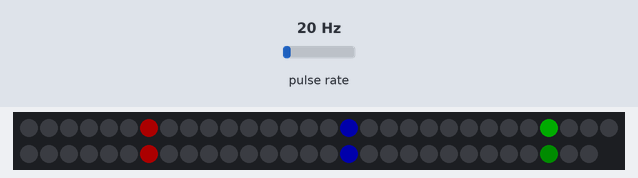
A sketch run on a simulated Arduino Uno, built with avr-gcc and run on an emulated ATmega328P. On the bench: 59 RGB LEDs in strip order, left to right, continuing on the next row. Wiring (inferred from the names in the program): pulse sensor: data pin 2. Inputs (shaded band) come from the test bench; at power-on: pulse rate 20 Hz. Dim RGB values are drawn brighter than linear; what the sketch prints to the serial monitor is not drawn.

Above: at 1.3 s.
1.4 s: pulse rate (sensor on pin 2) set to 4 Hz
At 1.98 s:
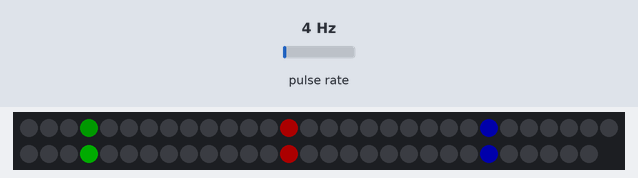
3.3 s: pulse rate (sensor on pin 2) set to 50 Hz
At 5.94 s:
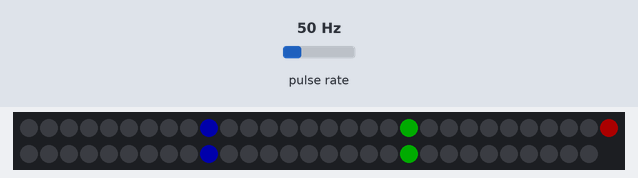
6.3 s: pulse rate (sensor on pin 2) set to 100 Hz
At 6.55 s:
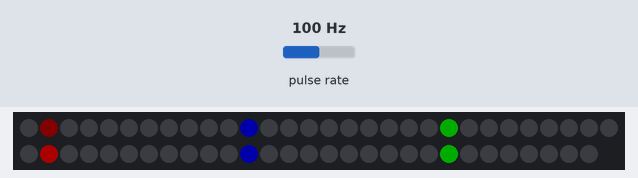
Timing chart, 0 to 9.3 s (numbered marks = the images above; inputs shaded):
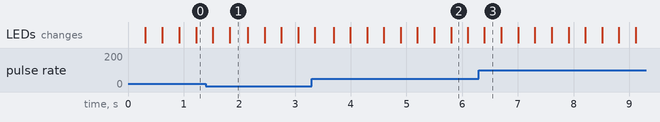

The sketch:

LED_Board.ino
```cpp
/*
 * Program Name: LED_Board
 * Written by: Andrew Froning
 * Date Began: 2/8/22
 *
 * Purpose: This program is used to control a strip (or strips in parallel) of WS2812 addressable LEDs.
 *    -Tachometer - used to measured wheel rotation speed (skateboard speed)
 *    -Function to Take any number of colors and light them on LEDs going down board at same speed as board is moving.
 *
 * Specifications:
 *    -Wheel Diameter (where magnet lies) = 5.1cm    --->   Wheel Circumference = C = 16.0cm = 0.16m
 *    -Distance between each LED = d_LED = (1m / 60 LEDs) = 0.01667m
 *    -Ratio of d_LED to C = 0.01667m / 0.16m = 0.104
 *    -Therefore, time between two consecutive LEDs lighting up = t_LED = 0.104 * t_period
 *
 * Common Errors While Running Program:
 *    -avrdude: ser_open(): can't open device "/dev/cu.usbmodem11101": No such file or directory
 *        -Go to Tools -> Board: Select Board
 *                     -> Processor: Select Processor
 *                     -> Port: Select Port
 *    -avrdude: stk500_getsync(): not in sync: resp=0x00
 *        -Restart Arduino IDE
 *
 *
 * Future Plans:
 *    -Determine direction of movement
 *    -Alternative Bluetooth Option allowing RGB value commands
 *    -PONG Game
 */


////////////////////////////////////////////////////////////////////
//DO NOT MODIF ANY OF THE FOLLOWING
////////////////////////////////////////////////////////////////////
#include <FastLED.h> //Library used to address WS2812 LEDs

const byte HALL_PIN = 2;    //Pin connected to Hall Sensor Data Input
const byte LEDS_PIN = 8;    //Pin connected to LED data input
const byte NUM_LEDS = 59;   //Number of LEDS per strip on board

unsigned short int iterations = 0; //Counts the number of cycles copmleted in the duration of LEDS_APART
unsigned short int color = 0; // Iterates between each color

const unsigned short int readingsPerRevolution = 1; //Number of magnets on a wheel
const float calibration = 0.082; // Calibration to match speed


//Time measurement variables
volatile unsigned long period = 10000;    // Measured in Milliseconds
volatile unsigned long lastMeasurement;   // Measured in Milliseconds
volatile unsigned long currentTime;       // Measured in Milliseconds


CRGB leds[NUM_LEDS];  // Initialize array of LEDs


//Function Declarations
void Pulse_Found();
void LED_Speed_Match();
void Ramping_LED_Ends();

////////////////////////////////////////////////////////////////////
//END OF DO NOT EDIT BLOCK
////////////////////////////////////////////////////////////////////


////////////////////////////////////////////////////////////////////
//YOU MAY MODIFY THE FOLOWWING ITEMS
////////////////////////////////////////////////////////////////////

const byte  LEDS_APART = 10;  //Specify distance between lit LEDs. Every Nth LED will be lit.
const byte colors = 3;      //Specify the number of colors to use.
const byte maxBrightness = 100;  //255 max

CRGB colorArr[colors] = {CRGB(maxBrightness,0,0), CRGB(0,maxBrightness,0), CRGB(0,0,maxBrightness)}; //Specify RGB color values for each color

////////////////////////////////////////////////////////////////////
//END OF EDIT BLOCK
////////////////////////////////////////////////////////////////////


////////////////////////////////////////////////////////////////////
//DO NOT MODIFY ANY OF THE FOLLOWING
////////////////////////////////////////////////////////////////////
void setup(){

  Serial.begin(9600); //Set BAUD Rate. High rate is not necessary here, 9600 is plenty.

  //Set up Interruption Pin for Rising Signal
  pinMode(HALL_PIN, INPUT_PULLUP);
  attachInterrupt(digitalPinToInterrupt(HALL_PIN), Pulse_Found, RISING);

  //Set up LED Strip
  FastLED.addLeds<WS2812, LEDS_PIN, GRB>(leds, NUM_LEDS);
  FastLED.setMaxPowerInVoltsAndMilliamps(5,500);
  FastLED.clear();
  FastLED.show();

  delay(100); //Delays 100ms to ensure millis() is positive and running smoothly.
}

////////////////////////////////////////////////////////////////////
//END OF DO NOT EDIT BLOCK
////////////////////////////////////////////////////////////////////


void loop(){
  LED_Speed_Match();


}


void LED_Speed_Match(){

  //Move all array values up one index
  for(int i = NUM_LEDS - 1; i > 0; i--)
    leds[i] = leds[i - 1];

  //Determine first index's value
  if(iterations == 0){
      leds[0] = colorArr[color];
      ++color %= colors;
  }else
    leds[0] = 0;

  ++iterations %= LEDS_APART;  //Reset iterations to avoid overflow


  Ramping_LED_Ends();

  FastLED.show();


  // Wait for LEDs to shine before moving to next set of LEDs to shine
  currentTime = millis();
  while(millis() < currentTime + calibration * readingsPerRevolution * period){
    // We want to use millis() and a while loop rather than delay()
    // since delay() does not allow for interupts.
  }


  // If board stops moving, stop lights where they are
  if(millis() - lastMeasurement > 1000){  //If no magnet detection for 1000 milliseconds
    currentTime = millis();
    while(lastMeasurement < currentTime){
      // Wait some more.
    }
  }
}


void Ramping_LED_Ends(){
/////////////////////////////////////////////////////////////////////////////////
//WARNING: pow(base,power) MUST BE LESS THAN LOWEST BRIGHTNESS STATED IN colorArr
/////////////////////////////////////////////////////////////////////////////////

  int base = 2;
  int power = 5; // N - 1 elements to ramp

  leds[0].r = leds[0].r / pow(base,power);
  leds[0].g = leds[0].g / pow(base,power);
  leds[0].b = leds[0].b / pow(base,power);

  Serial.println(leds[0].r);

  for(int i = 1; i < power; i++){

    // Front of LED Strip
    leds[i].r = leds[i].r * base;
    leds[i].g = leds[i].g * base;
    leds[i].b = leds[i].b * base;

    // End of LED Strip
    leds[NUM_LEDS-power+i].r = leds[NUM_LEDS-power+i].r / base;
    leds[NUM_LEDS-power+i].g = leds[NUM_LEDS-power+i].g / base;
    leds[NUM_LEDS-power+i].b = leds[NUM_LEDS-power+i].b / base;
  }


}


void Pulse_Found(){
  period = millis() - lastMeasurement;
  lastMeasurement = millis();
}
```
